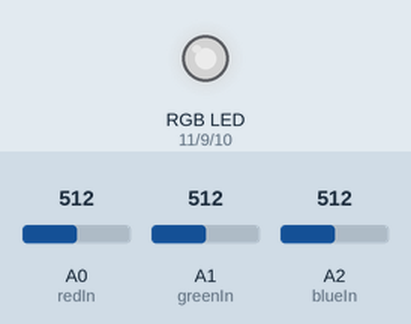
A sketch run on a simulated Arduino Uno, built with avr-gcc and run on an emulated ATmega328P. Parts: an RGB LED mixed from three pins (HIGH = lit). Inputs (shaded band) come from the test bench; at power-on: A0 (redIn) = 512, A1 (greenIn) = 512, A2 (blueIn) = 512. Dim RGB values are drawn brighter than linear.

Above: at 1.2 s.
1.3 s: A0 (redIn) set to 716
At 2.5 s:
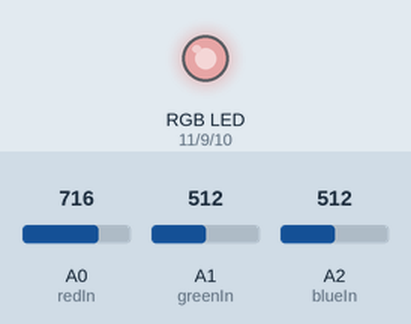
2.8 s: A1 (greenIn) set to 716
At 3.8 s:
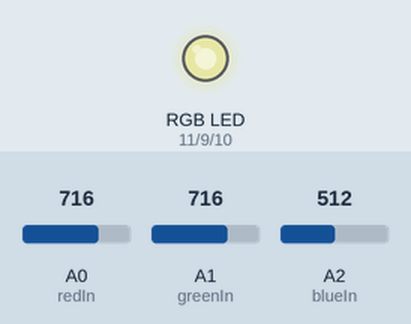
4.3 s: A2 (blueIn) set to 716
At 5.0 s:
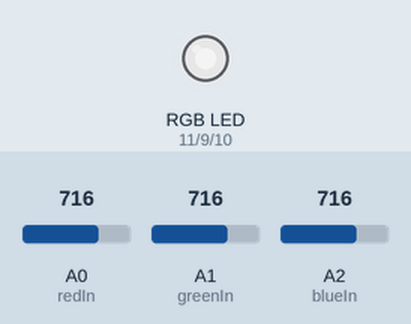
5.8 s: A0 (redIn) set to 900
At 6.1 s:
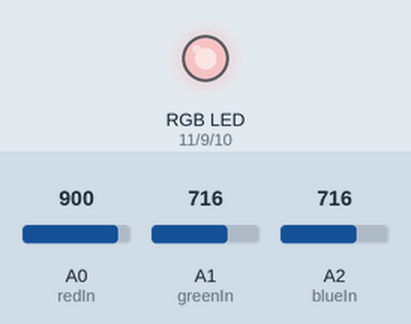
7.3 s: A1 (greenIn) set to 900
At 8.4 s:
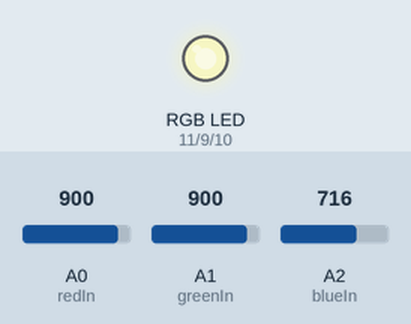
8.8 s: A2 (blueIn) set to 900
At 9.6 s:
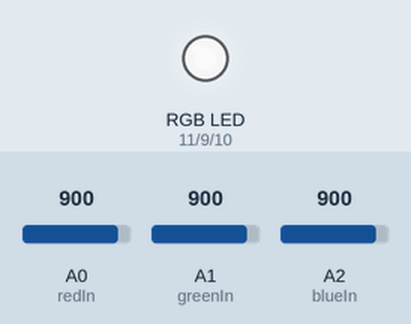
Timing chart, 0 to 11.3 s (numbered marks = the images above; inputs shaded):
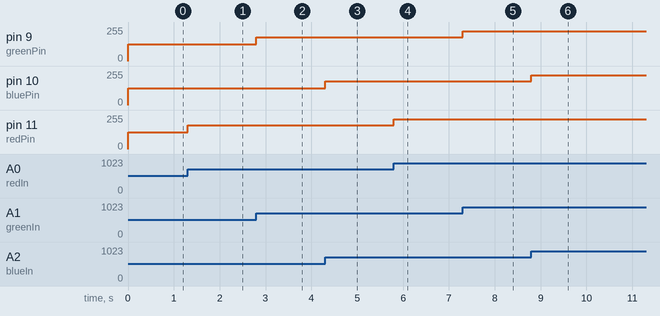

The sketch:

3PotRgbLed.ino
```cpp
const int redPin = 11;
const int bluePin = 10;
const int greenPin = 9;

const int redIn = A0;
const int greenIn =A1;
const int blueIn = A2;

int redVal;
int greenVal;
int blueVal;

void setup() {

}
void loop() {
redVal = analogRead(redIn);
greenVal = analogRead(greenIn);
blueVal = analogRead(blueIn);
redVal = map(redVal, 0, 1023, 0, 255);
greenVal = map(greenVal, 0, 1023, 0, 255);
blueVal = map(blueVal, 0, 1023, 0, 255);
colorControl(redVal, greenVal, blueVal);
}

int colorControl(int redVal, int greenVal, int blueVal){
  analogWrite(redPin, redVal);
  analogWrite(greenPin, greenVal);
  analogWrite(bluePin, blueVal);
}
```

Measured:
- after the input at 1.3 s, pin 11 (redPin): 127/255 → 178/255 at once
- after the input at 2.8 s, pin 9 (greenPin): 127/255 → 178/255 at once
- after the input at 4.3 s, pin 10 (bluePin): 127/255 → 178/255 at once
- after the input at 5.8 s, pin 11 (redPin): 178/255 → 224/255 at once
- after the input at 7.3 s, pin 9 (greenPin): 178/255 → 224/255 at once
- after the input at 8.8 s, pin 10 (bluePin): 178/255 → 224/255 at once
